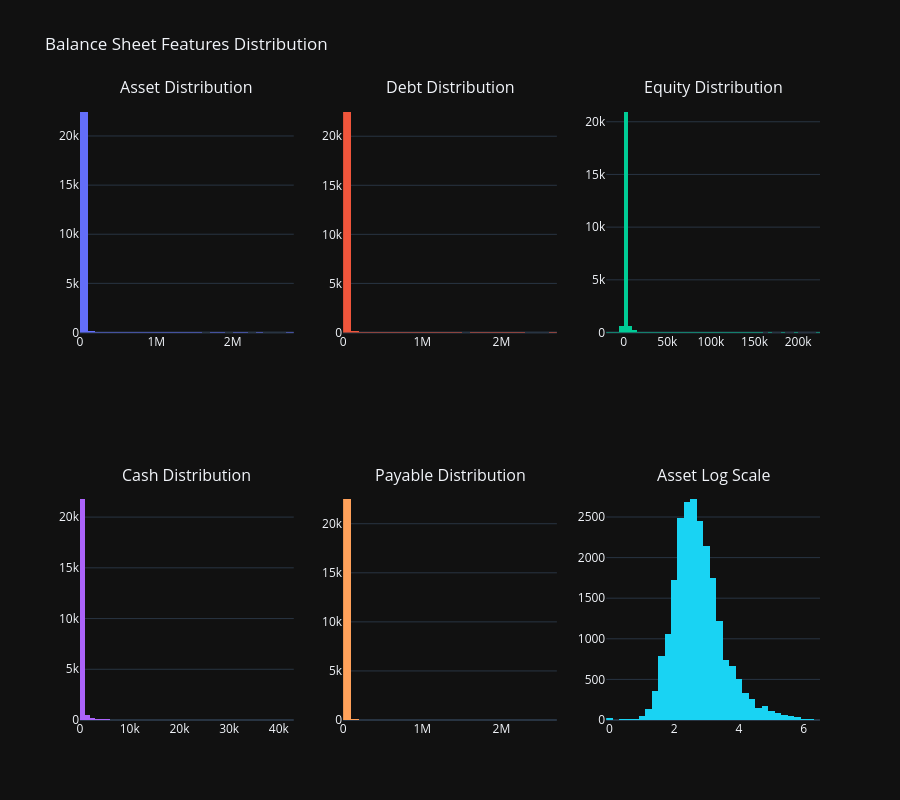

Write notebook code for a chart like this one.
### Code cell
# Analyze data distribution and outliers
import plotly.graph_objects as go
from plotly.subplots import make_subplots

print("\nDATA DISTRIBUTION ANALYSIS")
print("=" * 80)

# Create distribution plots
fig = make_subplots(
    rows=2, cols=3,
    subplot_titles=['Asset Distribution', 'Debt Distribution', 'Equity Distribution',
                    'Cash Distribution', 'Payable Distribution', 'Asset Log Scale'],
    specs=[[{"type": "histogram"}, {"type": "histogram"}, {"type": "histogram"}],
           [{"type": "histogram"}, {"type": "histogram"}, {"type": "histogram"}]]
)

features = ['asset', 'debt', 'equity', 'cash', 'payable']
positions = [(1, 1), (1, 2), (1, 3), (2, 1), (2, 2)]

for feature, (row, col) in zip(features, positions):
    fig.add_trace(
        go.Histogram(x=df_balance_sheet[feature], name=feature, nbinsx=50),
        row=row, col=col
    )

# Log scale for asset
fig.add_trace(
    go.Histogram(x=np.log10(df_balance_sheet['asset'] + 1), name='log(asset)', nbinsx=50),
    row=2, col=3
)

fig.update_layout(
    height=800,
    title_text="Balance Sheet Features Distribution",
    showlegend=False
)

fig.show()

# Print outlier statistics
print("\nOutlier Detection (values > 99th percentile):")
for feature in features:
    p99 = df_balance_sheet[feature].quantile(0.99)
    outliers = df_balance_sheet[df_balance_sheet[feature] > p99]
    print(f"\n{feature.upper()}:")
    print(f"  99th percentile: {p99:,.2f} Billion VND")
    print(f"  Outliers count: {len(outliers)}")
    if len(outliers) > 0:
        print(f"  Top outlier companies: {', '.join(outliers.nlargest(5, feature)['symbol'].values)}")

print("\n" + "=" * 80)

### Figure 1 — Plotly figure (JSON) as saved in the notebook; plotly's stock layout.template omitted (floating-point values rounded to 4 significant figures; data arrays with more than 128 entries replaced by an {"elided": "..."} marker saying what was removed)
{"data": [{"name": "asset", "nbinsx": 50, "type": "histogram", "x": {"elided": "22780 int values"}, "xaxis": "x", "yaxis": "y"}, {"name": "debt", "nbinsx": 50, "type": "histogram", "x": {"elided": "22780 int values"}, "xaxis": "x2", "yaxis": "y2"}, {"name": "equity", "nbinsx": 50, "type": "histogram", "x": {"elided": "22780 int values"}, "xaxis": "x3", "yaxis": "y3"}, {"name": "cash", "nbinsx": 50, "type": "histogram", "x": {"elided": "22780 int values"}, "xaxis": "x4", "yaxis": "y4"}, {"name": "payable", "nbinsx": 50, "type": "histogram", "x": {"elided": "22780 int values"}, "xaxis": "x5", "yaxis": "y5"}, {"name": "log(asset)", "nbinsx": 50, "type": "histogram", "x": {"elided": "22780 float values"}, "xaxis": "x6", "yaxis": "y6"}], "layout": {"annotations": [{"font": {"size": 16}, "showarrow": false, "text": "Asset Distribution", "x": 0.1444, "xanchor": "center", "xref": "paper", "y": 1, "yanchor": "bottom", "yref": "paper"}, {"font": {"size": 16}, "showarrow": false, "text": "Debt Distribution", "x": 0.5, "xanchor": "center", "xref": "paper", "y": 1, "yanchor": "bottom", "yref": "paper"}, {"font": {"size": 16}, "showarrow": false, "text": "Equity Distribution", "x": 0.8556, "xanchor": "center", "xref": "paper", "y": 1, "yanchor": "bottom", "yref": "paper"}, {"font": {"size": 16}, "showarrow": false, "text": "Cash Distribution", "x": 0.1444, "xanchor": "center", "xref": "paper", "y": 0.375, "yanchor": "bottom", "yref": "paper"}, {"font": {"size": 16}, "showarrow": false, "text": "Payable Distribution", "x": 0.5, "xanchor": "center", "xref": "paper", "y": 0.375, "yanchor": "bottom", "yref": "paper"}, {"font": {"size": 16}, "showarrow": false, "text": "Asset Log Scale", "x": 0.8556, "xanchor": "center", "xref": "paper", "y": 0.375, "yanchor": "bottom", "yref": "paper"}], "height": 800, "showlegend": false, "title": {"text": "Balance Sheet Features Distribution"}, "xaxis": {"anchor": "y", "domain": [0, 0.2889]}, "xaxis2": {"anchor": "y2", "domain": [0.3556, 0.6444]}, "xaxis3": {"anchor": "y3", "domain": [0.7111, 1]}, "xaxis4": {"anchor": "y4", "domain": [0, 0.2889]}, "xaxis5": {"anchor": "y5", "domain": [0.3556, 0.6444]}, "xaxis6": {"anchor": "y6", "domain": [0.7111, 1]}, "yaxis": {"anchor": "x", "domain": [0.625, 1]}, "yaxis2": {"anchor": "x2", "domain": [0.625, 1]}, "yaxis3": {"anchor": "x3", "domain": [0.625, 1]}, "yaxis4": {"anchor": "x4", "domain": [0, 0.375]}, "yaxis5": {"anchor": "x5", "domain": [0, 0.375]}, "yaxis6": {"anchor": "x6", "domain": [0, 0.375]}}}
